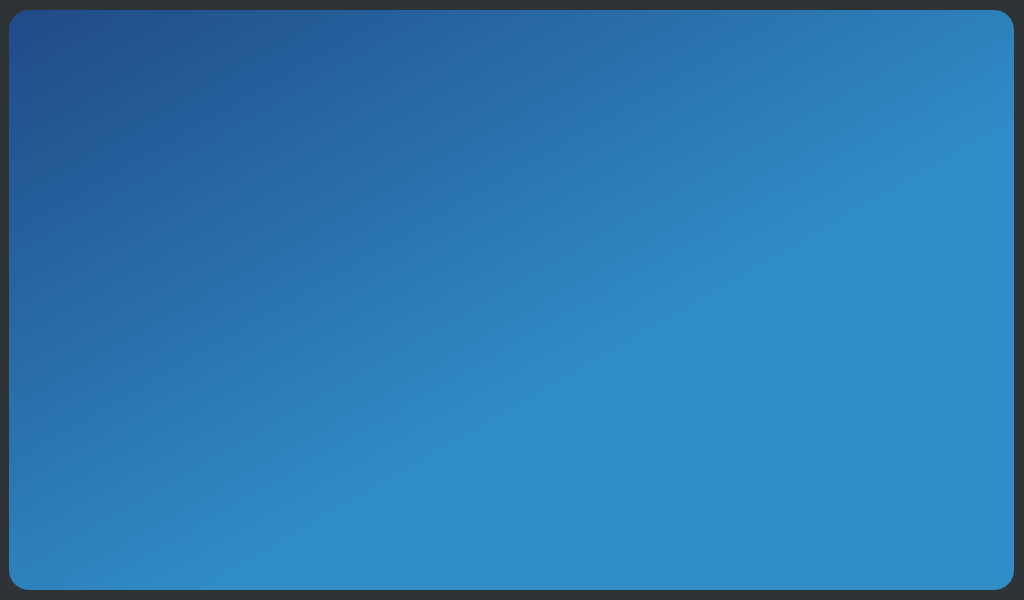
<?xml version="1.0" encoding="UTF-8"?>
<ui version="4.0">
 <class>MainWindow</class>
 <widget class="QMainWindow" name="MainWindow">
  <property name="geometry">
   <rect>
    <x>0</x>
    <y>0</y>
    <width>1024</width>
    <height>600</height>
   </rect>
  </property>
  <property name="minimumSize">
   <size>
    <width>1024</width>
    <height>600</height>
   </size>
  </property>
  <property name="maximumSize">
   <size>
    <width>1024</width>
    <height>600</height>
   </size>
  </property>
  <property name="windowTitle">
   <string>MainWindow</string>
  </property>
  <property name="styleSheet">
   <string notr="true">background-color: rgb(46, 52, 54);</string>
  </property>
  <widget class="QWidget" name="centralwidget">
   <layout class="QVBoxLayout" name="main_layout">
    <property name="topMargin">
     <number>10</number>
    </property>
    <property name="rightMargin">
     <number>10</number>
    </property>
    <property name="bottomMargin">
     <number>10</number>
    </property>
    <item>
     <widget class="QFrame" name="main">
      <property name="styleSheet">
       <string notr="true">background-color: qlineargradient(spread:pad, x1:0, y1:0, x2:1, y2:1, stop:0 rgba(32, 74, 135, 255), stop:0.597015 rgba(48, 140, 198, 255));
border-radius:20px;</string>
      </property>
      <property name="frameShape">
       <enum>QFrame::NoFrame</enum>
      </property>
      <property name="frameShadow">
       <enum>QFrame::Raised</enum>
      </property>
     </widget>
    </item>
   </layout>
  </widget>
 </widget>
 <resources>
  <include location="test_2.qrc"/>
 </resources>
 <connections/>
</ui>
